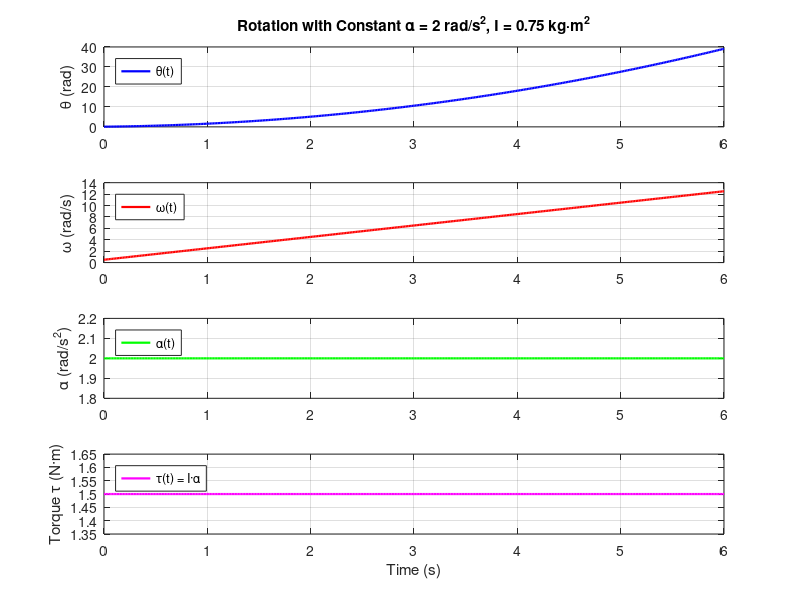

MATLAB code to generate this figure:
clear;
% Parameters
I = 0.75;         % moment of inertia (kg·m^2)
alpha = 2.0;      % angular acceleration (rad/s^2), constant
omega0 = 0.5;     % initial angular velocity (rad/s)
theta0 = 0.1;     % initial angle (rad)
tmax = 6;         % simulation time (s)
t = linspace(0, tmax, 400);

% Kinematics (analytic)
omega = omega0 + alpha .* t;
theta = theta0 + omega0 .* t + 0.5 .* alpha .* t.^2;
alpha_vec = alpha .* ones(size(t));

% Torque (constant)
tau = I .* alpha_vec;

% Plotting
figure();

ax1 = subplot(4,1,1);
plot(t, theta, 'b-', 'LineWidth',1.6, 'DisplayName','θ(t)'); grid on; ylabel('θ (rad)');
title(sprintf('Rotation with Constant α = %.3g rad/s^2, I = %.3g kg·m^2', alpha, I));
legend('Location','northwest');

ax2 = subplot(4,1,2);
plot(t, omega, 'r-', 'LineWidth',1.6, 'DisplayName','ω(t)'); grid on; ylabel('ω (rad/s)');
legend('Location','northwest');

ax3 = subplot(4,1,3);
plot(t, alpha_vec, 'g-', 'LineWidth',1.6, 'DisplayName','α(t)'); grid on; ylabel('α (rad/s^2)');
legend('Location','northwest');

ax4 = subplot(4,1,4);
plot(t, tau, 'm-', 'LineWidth',1.6, 'DisplayName','τ(t) = I·α'); grid on;
xlabel('Time (s)'); ylabel('Torque τ (N·m)');
legend('Location','northwest');

linkaxes([ax1 ax2 ax3 ax4],'x');  % sync zoom/pan

% Print summary
fprintf('Constant α = %.3f rad/s^2; Torque τ = I·α = %.3f N·m\n', alpha, I*alpha);
